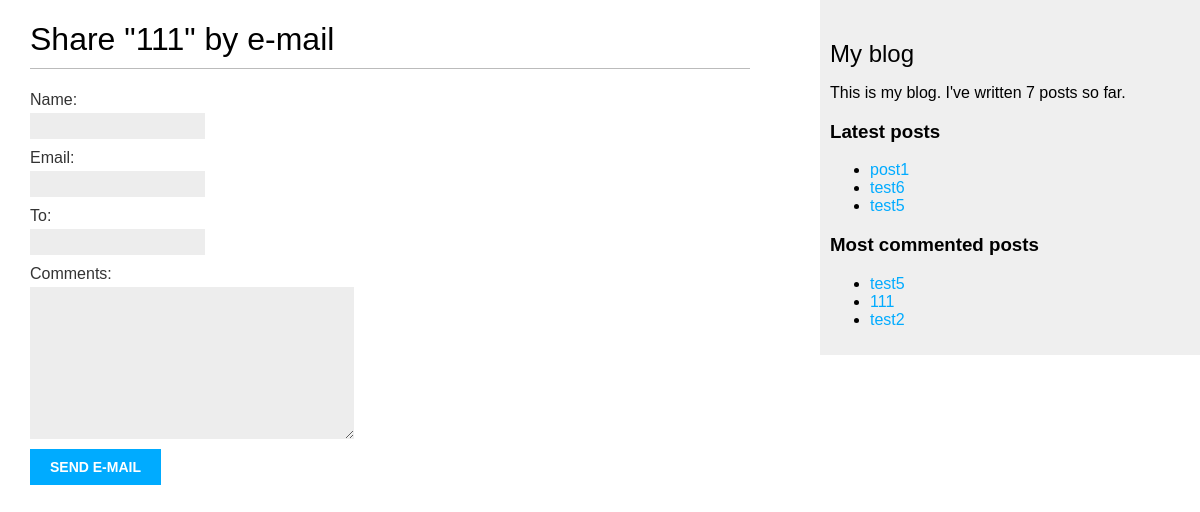
Screenshot of /blog/1/share/ with the database file from the repository.
### blog/models.py (models this page shows, shortened)
class Post(models.Model):
    class Status(models.TextChoices):
        DRAFT = 'DF', 'Draft'
        PUBLISHED = 'PB', 'Published'
    title = models.CharField(max_length=250)
    slug = models.SlugField(max_length=250, unique_for_date='publish')
    author = models.ForeignKey(User,
                               on_delete=models.CASCADE,
                               related_name='blog_posts')
    body = models.TextField()
    publish = models.DateTimeField(default=timezone.now)
    created = models.DateTimeField(auto_now_add=True)
    updated = models.DateTimeField(auto_now=True)
    status = models.CharField(max_length=2,
                              choices=Status.choices,
                              default=Status.DRAFT)
    tags = TaggableManager()
    objects = models.Manager()
    published = PublishedManager()
    class Meta:
        ordering = ['-publish']
        indexes = [
            models.Index(fields=['-publish']),
        ]
    def get_absolute_url(self):
        return reverse('blog:post_detail',
                       args=[self.publish.year, self.publish.month, self.publish.day, self.slug])

### blog/views.py (the view)
# urls.py: path('<int:post_id>/share/', views.post_share, name='post_share'),
def post_share(request, post_id):
    post = get_object_or_404(Post, id=post_id, status=Post.Status.PUBLISHED)
    sent = False
    if request.method == 'POST':
        form = EmailPostForm(request.POST)
        if form.is_valid():
            cd = form.cleaned_data
            post_url = request.build_absolute_uri(post.get_absolute_url())
            subject = 'Test subject'
            message = 'Test message'
            sender = 'ridmovies@yandex.ru'
            recipient = [cd['to']]
            send_mail(
                subject,
                message,
                sender,
                recipient,
                fail_silently=False,
            )
            sent = True
    else:
        form = EmailPostForm()
    return render(request, 'post/share.html', {'post': post, 'form': form, 'sent': sent})

### blog/forms.py
class EmailPostForm(forms.Form):
    name = forms.CharField(max_length=25)
    email = forms.EmailField()
    to = forms.EmailField()
    comments = forms.CharField(required=False, widget=forms.Textarea)

### blog/models.py (called while the page is built)
    def get_queryset(self):
        return super().get_queryset().filter(status=Post.Status.PUBLISHED)

### blog/templatetags/blog_tags.py (called while the page is built)
@register.simple_tag
def total_posts():
    return Post.published.count()

@register.simple_tag
def get_most_commented_posts(count=3):
    return Post.published.annotate(total_comments=Count('comments')).order_by('-total_comments')[:count]

@register.inclusion_tag('post/latest_posts.html')
def show_latest_posts(count=3):
    latest_posts = Post.published.order_by('-publish')[:count]
    return {'latest_posts': latest_posts}

### blog/templates/post/share.html (shortened to what this page needs)
{% extends "base.html" %}
{% block content %}
 {% if sent %}
 <h1>E-mail successfully sent</h1>
 <p>
 "{{ post.title }}" was successfully sent
 to {{ form.cleaned_data.to }}.
 </p>
 {% else %}
 <h1>Share "{{ post.title }}" by e-mail</h1>
 <form method="post">
 {{ form.as_p }}
 <input type="submit" value="Send e-mail">
 </form>
 {% endif %}
{% endblock %}

### blog/templates/base.html (shortened to what this page needs)
{% load blog_tags %}
{% load static %}
<!DOCTYPE html>
<html>
<head>
 <link href="{% static "css/blog.css" %}" rel="stylesheet">
</head>
<body>
 <div id="content">
 {% block content %}
 {% endblock %}
 </div>
 <div id="sidebar">
 <h2>My blog</h2>
 <p>
     This is my blog.
     I've written {% total_posts %} posts so far.
 </p>
     <h3>Latest posts</h3>
    {% show_latest_posts 3 %}
      <h3>Most commented posts</h3>
     {% get_most_commented_posts as most_commented_posts %}
     <ul>
     {% for post in most_commented_posts %}
     <li>
     <a href="{{ post.get_absolute_url }}">{{ post.title }}</a>
     </li>
     {% endfor %}
 </div>
</body>
</html>

### blog/templates/post/latest_posts.html
<ul>
 {% for post in latest_posts %}
 <li>
 <a href="{{ post.get_absolute_url }}">{{ post.title }}</a>
 </li>
 {% endfor %}
</ul>

### blog/static/css/blog.css (style rules this page uses)
body { margin:0; padding:0; font-family:helvetica, sans-serif; }
a { color:#00abff; text-decoration:none; }
h1 { font-weight:normal; border-bottom:1px solid #bbb; padding:0 0 10px 0; }
h2 { font-weight:normal; margin:30px 0 0; }
#content { float:left; width:60%; padding:0 0 0 30px; }
#sidebar { float:right; width:30%; padding:10px; background:#efefef; height:100%; }
label { float:left; clear:both; color:#333; margin-bottom:4px; }
input, textarea { clear:both; float:left; margin:0 0 10px; background:#ededed; border:0; padding:6px 10px; font-size:12px; }
input[type=submit] { font-weight:bold; background:#00abff; color:#fff; padding:10px 20px; font-size:14px; text-transform:uppercase; }

### rows the page displays
Post: title "111"
Post: title "post1"
Post: title "test6"
Post: title "test5"
Post: title "test2"
